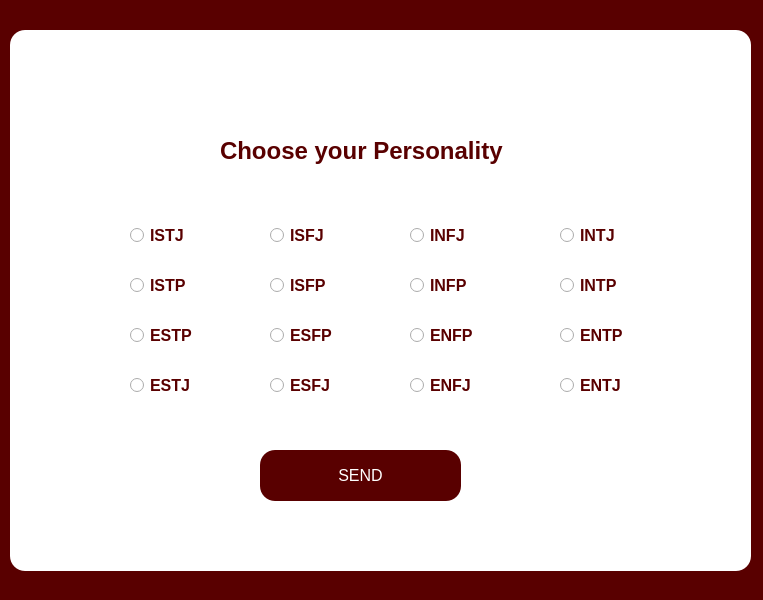
<?xml version="1.0" encoding="UTF-8"?>
<ui version="4.0">
 <class>MainWindow</class>
 <widget class="QMainWindow" name="MainWindow">
  <property name="geometry">
   <rect>
    <x>0</x>
    <y>0</y>
    <width>763</width>
    <height>600</height>
   </rect>
  </property>
  <property name="windowTitle">
   <string>MainWindow</string>
  </property>
  <property name="styleSheet">
   <string notr="true">*{
background:#590000;
}</string>
  </property>
  <widget class="QWidget" name="centralwidget">
   <widget class="QWidget" name="widget" native="true">
    <property name="geometry">
     <rect>
      <x>10</x>
      <y>30</y>
      <width>741</width>
      <height>541</height>
     </rect>
    </property>
    <property name="styleSheet">
     <string notr="true">*{
background:white;
border-radius: 15px;
}</string>
    </property>
    <widget class="QRadioButton" name="radioButton">
     <property name="geometry">
      <rect>
       <x>120</x>
       <y>190</y>
       <width>121</width>
       <height>31</height>
      </rect>
     </property>
     <property name="font">
      <font>
       <pointsize>12</pointsize>
       <bold>true</bold>
      </font>
     </property>
     <property name="styleSheet">
      <string notr="true">color:#590000;</string>
     </property>
     <property name="text">
      <string>ISTJ</string>
     </property>
    </widget>
    <widget class="QRadioButton" name="radioButton_2">
     <property name="geometry">
      <rect>
       <x>120</x>
       <y>240</y>
       <width>121</width>
       <height>31</height>
      </rect>
     </property>
     <property name="font">
      <font>
       <pointsize>12</pointsize>
       <bold>true</bold>
      </font>
     </property>
     <property name="styleSheet">
      <string notr="true">color:#590000;</string>
     </property>
     <property name="text">
      <string>ISTP</string>
     </property>
    </widget>
    <widget class="QRadioButton" name="radioButton_3">
     <property name="geometry">
      <rect>
       <x>120</x>
       <y>290</y>
       <width>121</width>
       <height>31</height>
      </rect>
     </property>
     <property name="font">
      <font>
       <pointsize>12</pointsize>
       <bold>true</bold>
      </font>
     </property>
     <property name="styleSheet">
      <string notr="true">color:#590000;</string>
     </property>
     <property name="text">
      <string>ESTP</string>
     </property>
    </widget>
    <widget class="QRadioButton" name="radioButton_4">
     <property name="geometry">
      <rect>
       <x>120</x>
       <y>340</y>
       <width>121</width>
       <height>31</height>
      </rect>
     </property>
     <property name="font">
      <font>
       <pointsize>12</pointsize>
       <bold>true</bold>
      </font>
     </property>
     <property name="styleSheet">
      <string notr="true">color:#590000;</string>
     </property>
     <property name="text">
      <string>ESTJ</string>
     </property>
    </widget>
    <widget class="QRadioButton" name="radioButton_8">
     <property name="geometry">
      <rect>
       <x>260</x>
       <y>240</y>
       <width>121</width>
       <height>31</height>
      </rect>
     </property>
     <property name="font">
      <font>
       <pointsize>12</pointsize>
       <bold>true</bold>
      </font>
     </property>
     <property name="styleSheet">
      <string notr="true">color:#590000;</string>
     </property>
     <property name="text">
      <string>ISFP</string>
     </property>
    </widget>
    <widget class="QRadioButton" name="radioButton_6">
     <property name="geometry">
      <rect>
       <x>260</x>
       <y>340</y>
       <width>121</width>
       <height>31</height>
      </rect>
     </property>
     <property name="font">
      <font>
       <pointsize>12</pointsize>
       <bold>true</bold>
      </font>
     </property>
     <property name="styleSheet">
      <string notr="true">color:#590000;</string>
     </property>
     <property name="text">
      <string>ESFJ</string>
     </property>
    </widget>
    <widget class="QRadioButton" name="radioButton_5">
     <property name="geometry">
      <rect>
       <x>260</x>
       <y>290</y>
       <width>121</width>
       <height>31</height>
      </rect>
     </property>
     <property name="font">
      <font>
       <pointsize>12</pointsize>
       <bold>true</bold>
      </font>
     </property>
     <property name="styleSheet">
      <string notr="true">color:#590000;</string>
     </property>
     <property name="text">
      <string>ESFP</string>
     </property>
    </widget>
    <widget class="QRadioButton" name="radioButton_7">
     <property name="geometry">
      <rect>
       <x>260</x>
       <y>190</y>
       <width>121</width>
       <height>31</height>
      </rect>
     </property>
     <property name="font">
      <font>
       <pointsize>12</pointsize>
       <bold>true</bold>
      </font>
     </property>
     <property name="styleSheet">
      <string notr="true">color:#590000;</string>
     </property>
     <property name="text">
      <string>ISFJ</string>
     </property>
    </widget>
    <widget class="QRadioButton" name="radioButton_9">
     <property name="geometry">
      <rect>
       <x>400</x>
       <y>290</y>
       <width>121</width>
       <height>31</height>
      </rect>
     </property>
     <property name="font">
      <font>
       <pointsize>12</pointsize>
       <bold>true</bold>
      </font>
     </property>
     <property name="styleSheet">
      <string notr="true">color:#590000;</string>
     </property>
     <property name="text">
      <string>ENFP</string>
     </property>
    </widget>
    <widget class="QRadioButton" name="radioButton_10">
     <property name="geometry">
      <rect>
       <x>400</x>
       <y>340</y>
       <width>121</width>
       <height>31</height>
      </rect>
     </property>
     <property name="font">
      <font>
       <pointsize>12</pointsize>
       <bold>true</bold>
      </font>
     </property>
     <property name="styleSheet">
      <string notr="true">color:#590000;</string>
     </property>
     <property name="text">
      <string>ENFJ</string>
     </property>
    </widget>
    <widget class="QRadioButton" name="radioButton_11">
     <property name="geometry">
      <rect>
       <x>400</x>
       <y>190</y>
       <width>121</width>
       <height>31</height>
      </rect>
     </property>
     <property name="font">
      <font>
       <pointsize>12</pointsize>
       <bold>true</bold>
      </font>
     </property>
     <property name="styleSheet">
      <string notr="true">color:#590000;</string>
     </property>
     <property name="text">
      <string>INFJ</string>
     </property>
    </widget>
    <widget class="QRadioButton" name="radioButton_12">
     <property name="geometry">
      <rect>
       <x>400</x>
       <y>240</y>
       <width>121</width>
       <height>31</height>
      </rect>
     </property>
     <property name="font">
      <font>
       <pointsize>12</pointsize>
       <bold>true</bold>
      </font>
     </property>
     <property name="styleSheet">
      <string notr="true">color:#590000;</string>
     </property>
     <property name="text">
      <string>INFP</string>
     </property>
    </widget>
    <widget class="QRadioButton" name="radioButton_13">
     <property name="geometry">
      <rect>
       <x>550</x>
       <y>290</y>
       <width>121</width>
       <height>31</height>
      </rect>
     </property>
     <property name="font">
      <font>
       <pointsize>12</pointsize>
       <bold>true</bold>
      </font>
     </property>
     <property name="styleSheet">
      <string notr="true">color:#590000;</string>
     </property>
     <property name="text">
      <string>ENTP</string>
     </property>
    </widget>
    <widget class="QRadioButton" name="radioButton_14">
     <property name="geometry">
      <rect>
       <x>550</x>
       <y>340</y>
       <width>121</width>
       <height>31</height>
      </rect>
     </property>
     <property name="font">
      <font>
       <pointsize>12</pointsize>
       <bold>true</bold>
      </font>
     </property>
     <property name="styleSheet">
      <string notr="true">color:#590000;</string>
     </property>
     <property name="text">
      <string>ENTJ</string>
     </property>
    </widget>
    <widget class="QRadioButton" name="radioButton_15">
     <property name="geometry">
      <rect>
       <x>550</x>
       <y>190</y>
       <width>121</width>
       <height>31</height>
      </rect>
     </property>
     <property name="font">
      <font>
       <pointsize>12</pointsize>
       <bold>true</bold>
      </font>
     </property>
     <property name="styleSheet">
      <string notr="true">color:#590000;</string>
     </property>
     <property name="text">
      <string>INTJ</string>
     </property>
    </widget>
    <widget class="QRadioButton" name="radioButton_16">
     <property name="geometry">
      <rect>
       <x>550</x>
       <y>240</y>
       <width>121</width>
       <height>31</height>
      </rect>
     </property>
     <property name="font">
      <font>
       <pointsize>12</pointsize>
       <bold>true</bold>
      </font>
     </property>
     <property name="styleSheet">
      <string notr="true">color:#590000;</string>
     </property>
     <property name="text">
      <string>INTP</string>
     </property>
    </widget>
    <widget class="QPushButton" name="pushButton_4">
     <property name="geometry">
      <rect>
       <x>250</x>
       <y>420</y>
       <width>201</width>
       <height>51</height>
      </rect>
     </property>
     <property name="font">
      <font>
       <pointsize>12</pointsize>
      </font>
     </property>
     <property name="styleSheet">
      <string notr="true">*{
color:white;
border-radius: 15px;
background:#590000;
}

*:hover
{
	color:#E391AE;;
	border-radius:15px;
	background:black
}

*:pressed{
color:black;
border-radius: 15px;
background:#E391AE;;
}</string>
     </property>
     <property name="text">
      <string>SEND</string>
     </property>
    </widget>
    <widget class="QLabel" name="label">
     <property name="geometry">
      <rect>
       <x>210</x>
       <y>100</y>
       <width>351</width>
       <height>41</height>
      </rect>
     </property>
     <property name="font">
      <font>
       <pointsize>18</pointsize>
       <bold>true</bold>
      </font>
     </property>
     <property name="styleSheet">
      <string notr="true">color:#590000;</string>
     </property>
     <property name="text">
      <string>Choose your Personality</string>
     </property>
    </widget>
    <widget class="QLabel" name="label_2">
     <property name="geometry">
      <rect>
       <x>150</x>
       <y>100</y>
       <width>49</width>
       <height>61</height>
      </rect>
     </property>
     <property name="text">
      <string/>
     </property>
     <property name="pixmap">
      <pixmap>../Resources/Images/noun-multiple-personality-2686166.svg</pixmap>
     </property>
     <property name="scaledContents">
      <bool>true</bool>
     </property>
    </widget>
   </widget>
  </widget>
 </widget>
 <resources/>
 <connections/>
</ui>
